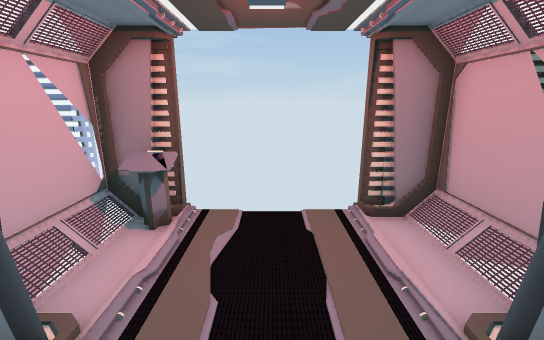
[1] (above)

16 first-person views from a walk through a Unity game level. The camera is 1.5 m above the floor, tilts 14° down and sees 90° across. Doors are open. The floor is counted in squares, 0.6 m on a side. Each view is taken from the middle of a square. On the plan, view 1 faces up. The plan holds only what a view shows up to about 18 squares ahead; the rest is blank. The place goes on beyond the plan. The player character is not drawn.

[2]
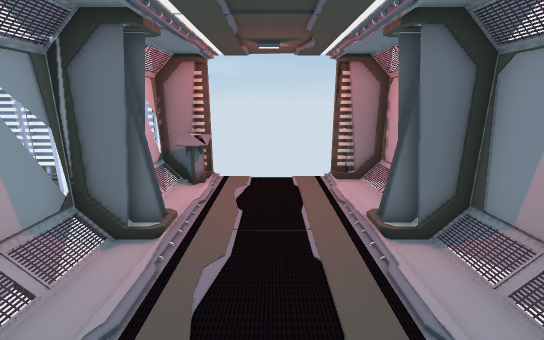

[3]
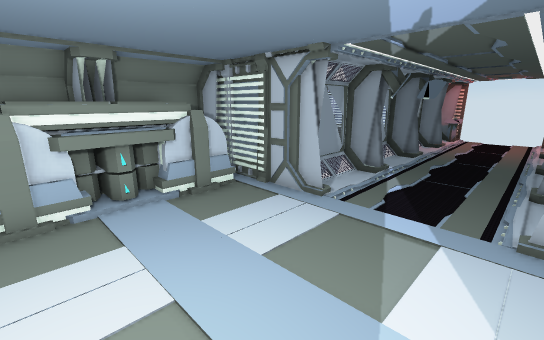

[4]
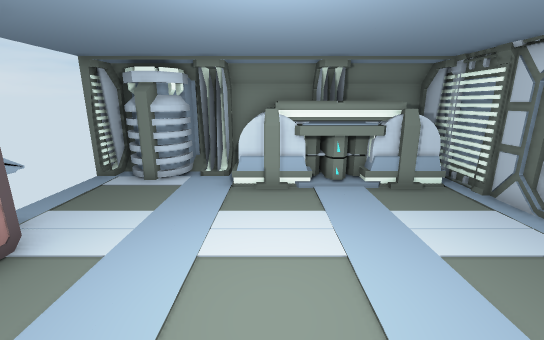

[5]
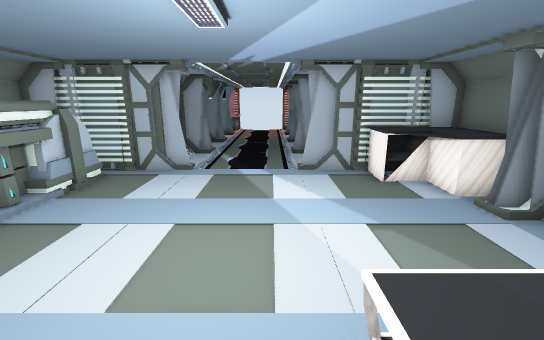

[6]
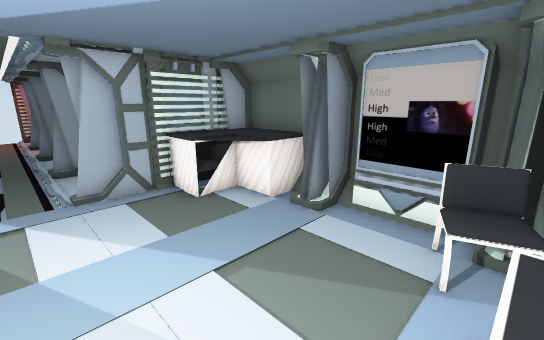

[7]
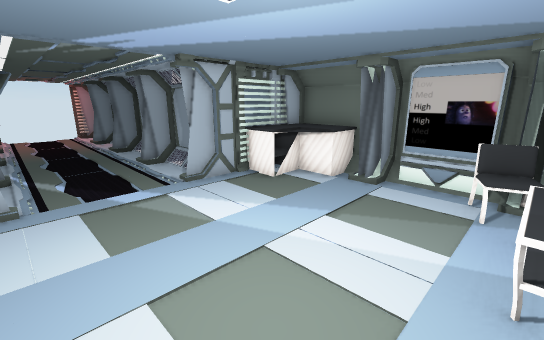

[8]
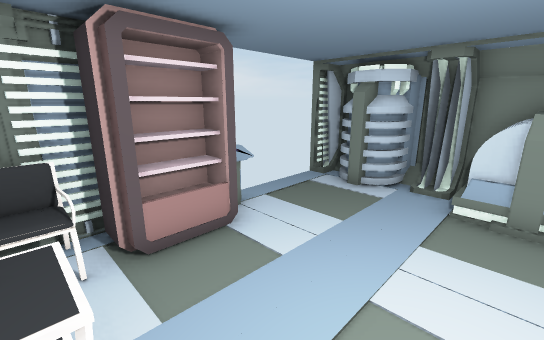

[9]
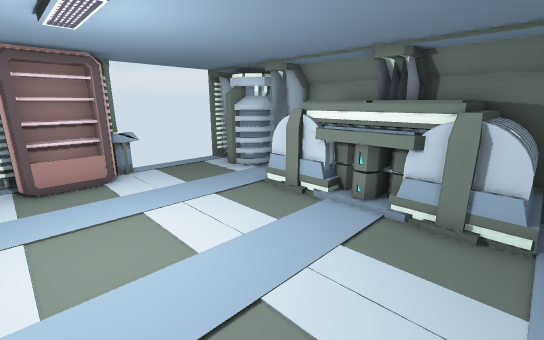

[10]
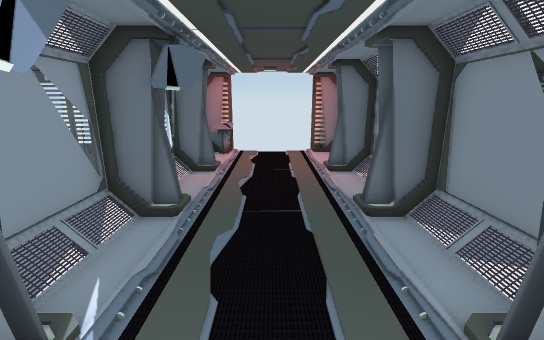

[11]
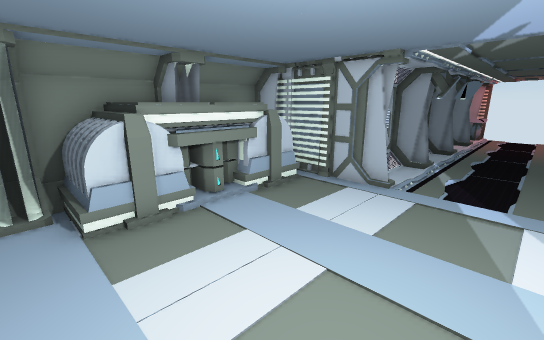

[12]
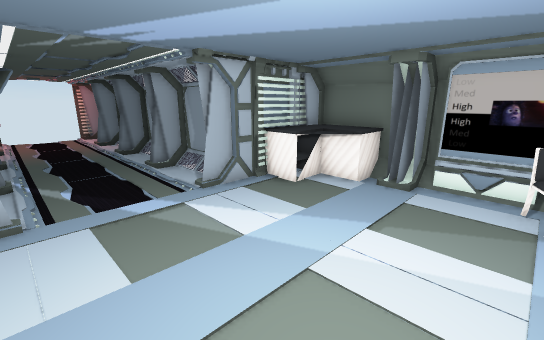

[13]
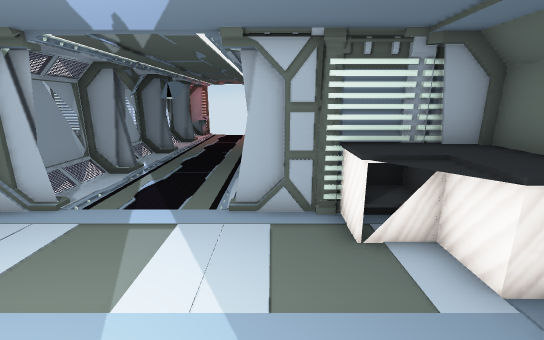

[14]
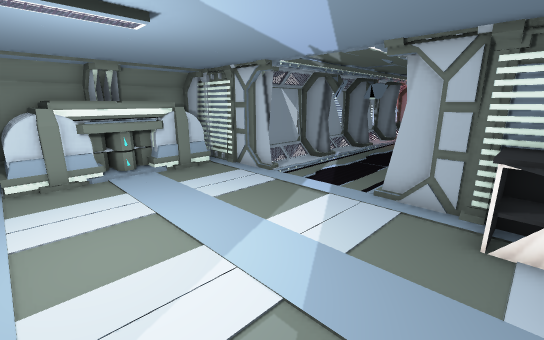

[15]
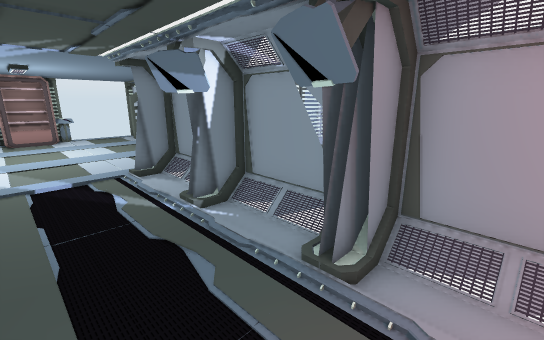

[16]
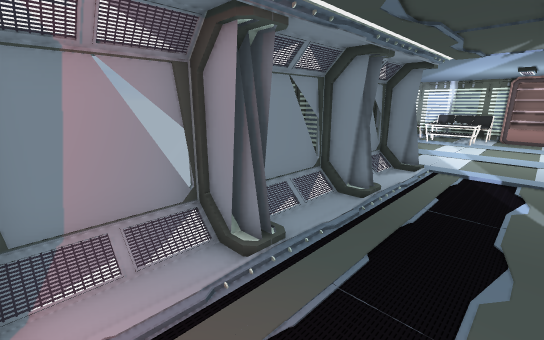

### Floor plan
Key: @ floor where view 1 was taken; # wall or solid block; x gap in a wall; . floor; D open door; = window, fence, low wall or low ledge; T thing the floor can be seen under or through; C cabinet; O other object.
Columns run from 8 left of view 1 to 8 right of it. Each row starts with its distance up from view 1.
  6      #DDDDD####
  5      ##....##
  4      #.....#
  3      ## ...#
  2      ##....#
  1      #... .#
  0      #..@..#
 -1      ## ...#
 -2      ##....#
 -3      ## ...#
 -4      #.x ..#
 -5      #T ...#
 -6      #T....#
 -7      #  ...#
 -8      #.x...#
 -9     ##  ...##
-10 #######....######
-11 OOOO........ CCC#
-12 O#O#.........CC##
-13 O###..........###
-14 O##=..........##
-15 O###...........#
-16 O###...........#
-17 O###..........##
-18 ###.......#==###
-19  ##.......=###
-20   #....##.#
-21   #..######
-22   DDDD#  ##

Positions as (right, up) in squares from view 1, and headings:
1: (0, 0), facing up
2: (0, -3), facing up
3: (2, -16), facing up-left
4: (3, -16), facing left
5: (1, -20), facing up
6: (1, -18), facing up-right
7: (-2, -18), facing up-right
8: (2, -16), facing down-left
9: (1, -11), facing down-left
10: (0, -8), facing up
11: (1, -18), facing up-left
12: (-2, -17), facing up-right
13: (3, -16), facing up
14: (5, -17), facing up-left
15: (1, 0), facing down-left
16: (-1, 1), facing down-right
